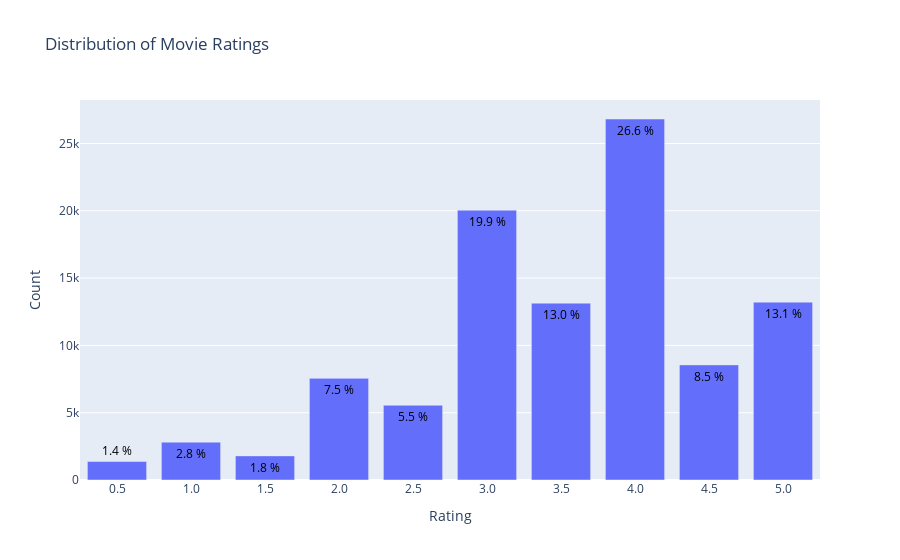

Write notebook code for a chart like this one.
### Code cell
fig

### Figure 1 — Plotly figure (JSON) as saved in the notebook; plotly's stock layout.template omitted (floating-point values rounded to 4 significant figures)
{"data": [{"text": ["13.1 %", "8.5 %", "26.6 %", "13.0 %", "19.9 %", "5.5 %", "7.5 %", "1.8 %", "2.8 %", "1.4 %"], "textfont": {"color": "#000000"}, "textposition": "auto", "type": "bar", "x": [5, 4.5, 4, 3.5, 3, 2.5, 2, 1.5, 1, 0.5], "y": [13211, 8551, 26818, 13136, 20047, 5550, 7551, 1791, 2811, 1370]}], "layout": {"title": {"text": "Distribution of Movie Ratings"}, "xaxis": {"ticktext": ["5.0", "4.5", "4.0", "3.5", "3.0", "2.5", "2.0", "1.5", "1.0", "0.5"], "tickvals": [5, 4.5, 4, 3.5, 3, 2.5, 2, 1.5, 1, 0.5], "title": {"text": "Rating"}}, "yaxis": {"title": {"text": "Count"}}}}
